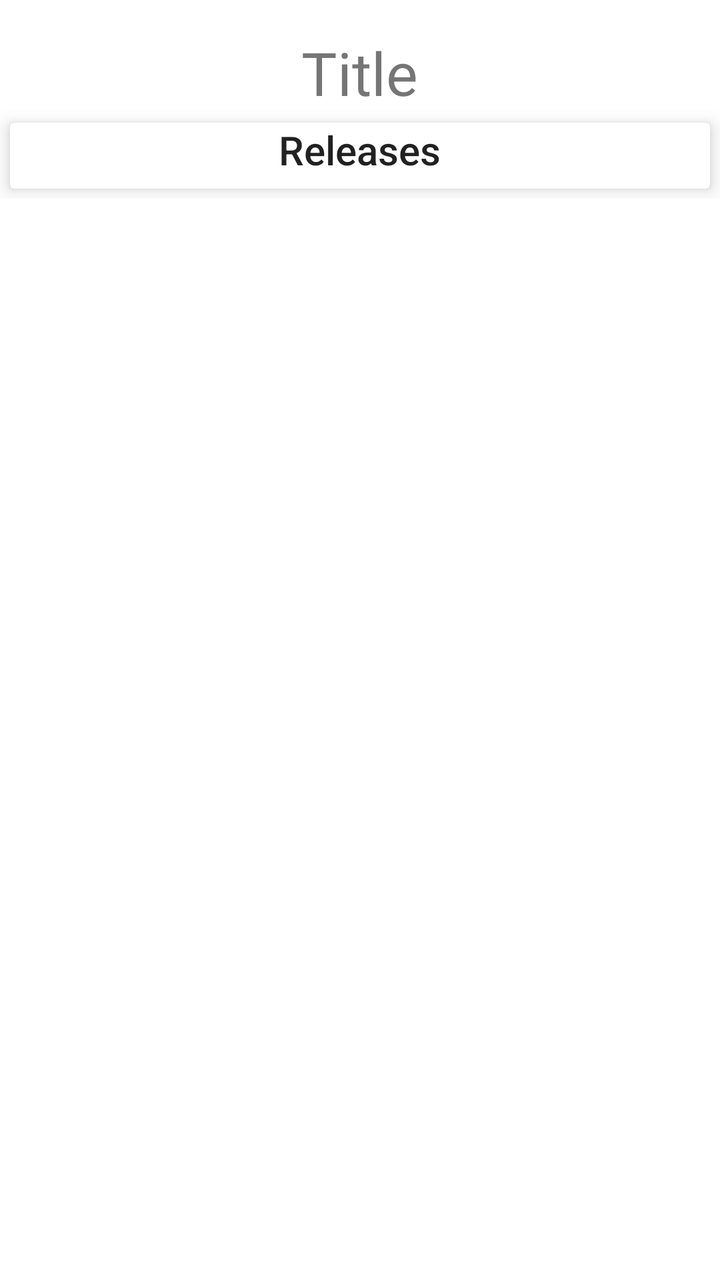
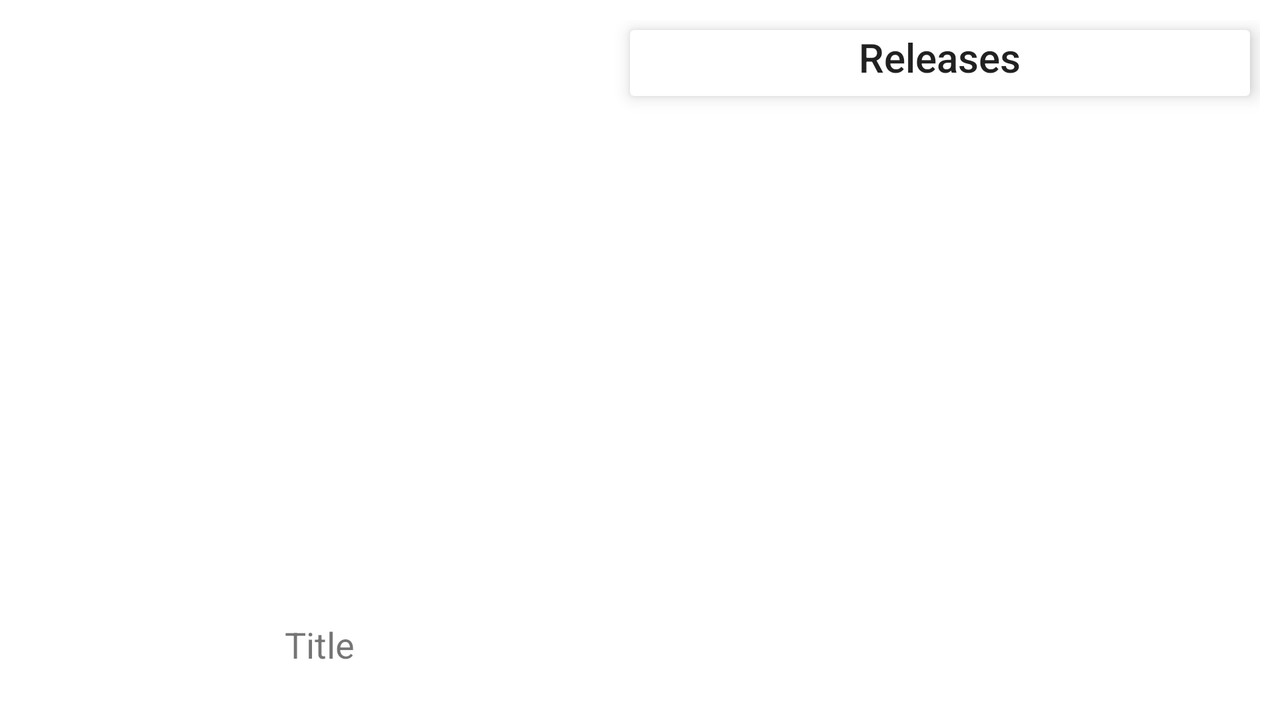

Two renders of one Android screen. The first uses the default layout on a phone; the second uses the alternative layout the repository ships for a different screen configuration, on a matching device. The two XML files are below.
<!-- AndroidManifest.xml: application theme AppTheme -->
<!-- res/layout/activity_artist.xml -->
<?xml version="1.0" encoding="utf-8"?>
<androidx.coordinatorlayout.widget.CoordinatorLayout xmlns:android="http://schemas.android.com/apk/res/android"
    xmlns:app="http://schemas.android.com/apk/res-auto"
    xmlns:tools="http://schemas.android.com/tools"
    android:layout_width="match_parent"
    android:layout_height="match_parent"
    tools:context=".ui.ArtistActivity">

    <androidx.core.widget.NestedScrollView
        android:layout_width="match_parent"
        android:layout_height="match_parent">

        <LinearLayout
            android:layout_width="match_parent"
            android:layout_height="match_parent"
            android:orientation="vertical">

            <ImageView
                android:id="@+id/image_view_artist"
                android:layout_width="wrap_content"
                android:layout_height="wrap_content"
                android:adjustViewBounds="true"
                android:padding="8dp"
                android:scaleType="centerCrop"
                tools:srcCompat="@tools:sample/avatars" />

            <TextView
                android:id="@+id/text_artist_name"
                android:layout_width="wrap_content"
                android:layout_height="wrap_content"
                android:layout_gravity="center_horizontal"
                android:text="Title"
                android:textAlignment="center"
                android:textSize="30sp" />

            <androidx.cardview.widget.CardView
                android:id="@+id/card_view"
                style="@style/CardView.Light"
                android:layout_width="match_parent"
                android:layout_height="wrap_content"
                android:layout_marginTop="10dp"
                android:padding="2dp"
                app:cardElevation="5dp"
                android:layout_margin="5dp">

                <RelativeLayout
                    android:layout_width="match_parent"
                    android:layout_height="wrap_content">

                    <TextView
                        android:id="@+id/text_view_releases"
                        style="@style/TextAppearance.AppCompat.Title"
                        android:layout_width="wrap_content"
                        android:layout_height="wrap_content"
                        android:layout_centerHorizontal="true"
                        android:layout_marginBottom="5dp"
                        android:text="Releases" />

                    <Button
                        android:id="@+id/arrow_button"
                        android:layout_width="30dp"
                        android:layout_height="30dp"
                        android:layout_alignParentEnd="true"
                        android:layout_marginTop="3dp"
                        android:layout_marginRight="16dp"
                        android:background="@drawable/ic_keyboard_arrow_down_black_24dp" />

                    <RelativeLayout
                        android:id="@+id/expandable_view"
                        android:layout_width="match_parent"
                        android:layout_height="wrap_content"
                        android:layout_below="@+id/text_view_releases"
                        android:visibility="gone">

                        <androidx.recyclerview.widget.RecyclerView
                            android:id="@+id/recycler_view"
                            android:layout_width="match_parent"
                            android:layout_height="wrap_content"
                            android:padding="8dp" />

                    </RelativeLayout>

                </RelativeLayout>

            </androidx.cardview.widget.CardView>

            <ProgressBar
                android:id="@+id/artist_progress_bar"
                android:layout_width="wrap_content"
                android:layout_height="wrap_content"
                android:layout_gravity="center"
                android:visibility="gone"/>

        </LinearLayout>

    </androidx.core.widget.NestedScrollView>

</androidx.coordinatorlayout.widget.CoordinatorLayout>
<!-- resources referenced by this layout -->
<resources>
  <style name="AppTheme" parent="Theme.MaterialComponents.Light.NoActionBar">
          <item name="android:windowContentTransitions">true</item>
          
          <item name="colorPrimary">@color/colorPrimary</item>
          <item name="colorPrimaryDark">@color/colorPrimaryDark</item>
          <item name="colorAccent">@color/colorAccent</item>
      </style>
</resources>
<!-- res/layout-land/activity_artist.xml (the repository's variant of the layout above) -->
<!-- drawn on the phone turned sideways -->
<?xml version="1.0" encoding="utf-8"?>
<androidx.coordinatorlayout.widget.CoordinatorLayout xmlns:android="http://schemas.android.com/apk/res/android"
    xmlns:app="http://schemas.android.com/apk/res-auto"
    xmlns:tools="http://schemas.android.com/tools"
    android:layout_width="match_parent"
    android:layout_height="match_parent"
    tools:context=".ui.ArtistActivity">

        <LinearLayout
            android:layout_width="match_parent"
            android:layout_height="match_parent"
            android:orientation="horizontal"
            android:padding="10dp">

            <LinearLayout
                android:layout_width="wrap_content"
                android:layout_height="wrap_content"
                android:orientation="vertical">

                <ImageView
                    android:id="@+id/image_view_artist"
                    android:layout_width="300dp"
                    android:layout_height="300dp"
                    android:adjustViewBounds="true"
                    android:padding="16dp"
                    android:scaleType="centerCrop"
                    tools:srcCompat="@tools:sample/avatars" />

                <TextView
                    android:id="@+id/text_artist_name"
                    android:layout_width="wrap_content"
                    android:layout_height="wrap_content"
                    android:layout_gravity="center_horizontal"
                    android:text="Title"
                    android:textAlignment="center"
                    android:textSize="18sp" />

            </LinearLayout>

            <androidx.cardview.widget.CardView
                android:id="@+id/card_view"
                style="@style/CardView.Light"
                android:layout_width="match_parent"
                android:layout_height="wrap_content"
                android:layout_margin="5dp"
                android:layout_marginTop="10dp"
                android:padding="2dp"
                app:cardElevation="5dp">

                <RelativeLayout
                    android:layout_width="match_parent"
                    android:layout_height="wrap_content">

                    <TextView
                        android:id="@+id/text_view_releases"
                        style="@style/TextAppearance.AppCompat.Title"
                        android:layout_width="wrap_content"
                        android:layout_height="wrap_content"
                        android:layout_centerHorizontal="true"
                        android:layout_marginBottom="5dp"
                        android:text="Releases" />

                    <Button
                        android:id="@+id/arrow_button"
                        android:layout_width="30dp"
                        android:layout_height="30dp"
                        android:layout_alignParentEnd="true"
                        android:layout_marginTop="3dp"
                        android:layout_marginRight="16dp"
                        android:background="@drawable/ic_keyboard_arrow_down_black_24dp" />

                    <RelativeLayout
                        android:id="@+id/expandable_view"
                        android:layout_width="match_parent"
                        android:layout_height="wrap_content"
                        android:layout_below="@+id/text_view_releases"
                        android:visibility="gone">

                        <androidx.recyclerview.widget.RecyclerView
                            android:id="@+id/recycler_view"
                            android:layout_width="match_parent"
                            android:layout_height="wrap_content"
                            android:padding="8dp" />

                    </RelativeLayout>

                </RelativeLayout>

            </androidx.cardview.widget.CardView>

            <ProgressBar
                android:id="@+id/artist_progress_bar"
                android:layout_width="wrap_content"
                android:layout_height="wrap_content"
                android:layout_gravity="center"
                android:visibility="gone" />

        </LinearLayout>

</androidx.coordinatorlayout.widget.CoordinatorLayout>
